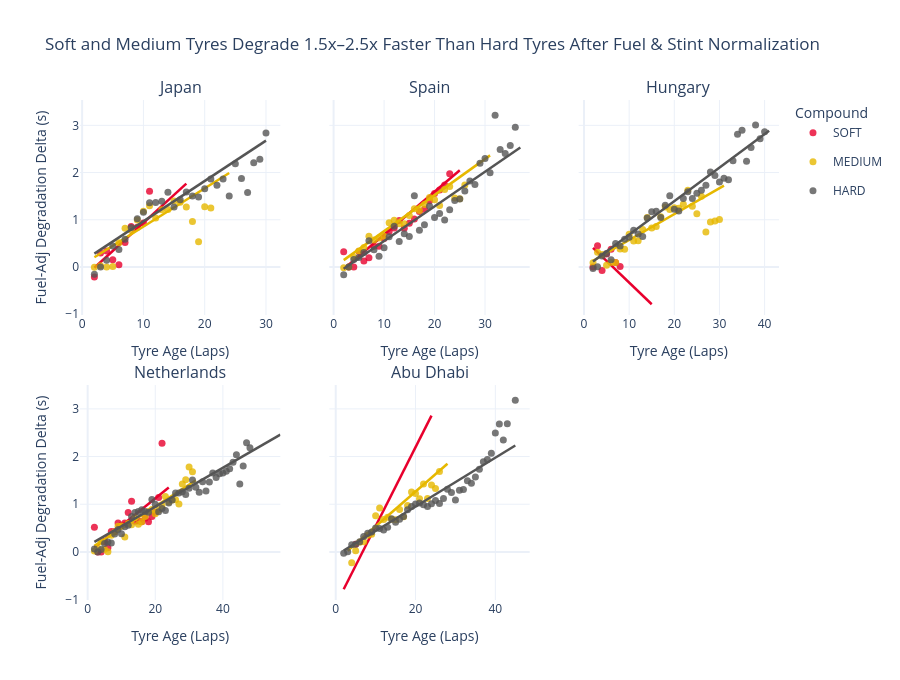

Notebook code for this chart:
### Code cell
# Bin by (Circuit, Compound, TyreLife) to plot empirical degradation curves + OLS lines
binned_deg = (
    clean_df.groupby(["Circuit", "Compound", "TyreLife"], as_index=False)
    .agg(
        MedianDelta=("StintDegradationDelta", "median"),
        MeanDelta=("StintDegradationDelta", "mean"),
        SampleCount=("StintDegradationDelta", "count"),
    )
)
binned_deg_plot = binned_deg[binned_deg["SampleCount"] >= 2].copy()

circuits_order = list(DEFAULT_RACES_2024.keys())
fig_deg = make_subplots(
    rows=2,
    cols=3,
    subplot_titles=circuits_order,
    shared_xaxes=False,
    shared_yaxes=True,
    vertical_spacing=0.14,
    horizontal_spacing=0.07,
)

for idx, circuit in enumerate(circuits_order):
    r = (idx // 3) + 1
    c = (idx % 3) + 1
    c_bin = binned_deg_plot[binned_deg_plot["Circuit"] == circuit]
    c_raw = clean_df[clean_df["Circuit"] == circuit]

    for comp in ["SOFT", "MEDIUM", "HARD"]:
        sub_bin = c_bin[c_bin["Compound"] == comp]
        sub_raw = c_raw[c_raw["Compound"] == comp]
        if sub_bin.empty:
            continue

        fig_deg.add_trace(
            go.Scatter(
                x=sub_bin["TyreLife"],
                y=sub_bin["MedianDelta"],
                mode="markers",
                name=comp,
                legendgroup=comp,
                showlegend=(idx == 0),
                marker=dict(color=COMPOUND_COLORS[comp], size=7, opacity=0.8),
                hovertemplate=(
                    f"<b>{circuit} - {comp}</b><br>"
                    "Tyre Life: %{x} laps<br>"
                    "Median Fuel-Adj Degradation: %{y:.2f} s<extra></extra>"
                ),
            ),
            row=r,
            col=c,
        )

        if len(sub_raw) >= 10 and sub_raw["TyreLife"].nunique() >= 3:
            x_vals = sub_raw["TyreLife"].to_numpy(dtype=float)
            y_vals = sub_raw["StintDegradationDelta"].to_numpy(dtype=float)
            slope, intercept = np.polyfit(x_vals, y_vals, 1)
            x_line = np.linspace(x_vals.min(), x_vals.max(), 30)
            y_line = slope * x_line + intercept
            fig_deg.add_trace(
                go.Scatter(
                    x=x_line,
                    y=y_line,
                    mode="lines",
                    name=f"{comp} trend",
                    legendgroup=comp,
                    showlegend=False,
                    line=dict(color=COMPOUND_COLORS[comp], width=2.5),
                    hoverinfo="skip",
                ),
                row=r,
                col=c,
            )

    fig_deg.update_xaxes(title_text="Tyre Age (Laps)", row=r, col=c)
    if c == 1:
        fig_deg.update_yaxes(title_text="Fuel-Adj Degradation Delta (s)", row=r, col=c)

fig_deg.update_layout(
    title_text="Soft and Medium Tyres Degrade 1.5x–2.5x Faster Than Hard Tyres After Fuel & Stint Normalization",
    template="plotly_white",
    height=680,
    legend_title_text="Compound",
)
fig_deg.show()

### Figure 1 — Plotly figure (JSON) as saved in the notebook; plotly's stock layout.template omitted (floating-point values rounded to 4 significant figures)
{"data": [{"hovertemplate": "<b>Japan - SOFT</b><br>Tyre Life: %{x} laps<br>Median Fuel-Adj Degradation: %{y:.2f} s<extra></extra>", "legendgroup": "SOFT", "marker": {"color": "#E8002D", "opacity": 0.8, "size": 7}, "mode": "markers", "name": "SOFT", "showlegend": true, "type": "scatter", "x": [2, 3, 4, 5, 6, 7, 8, 9, 10, 11], "xaxis": "x", "y": [-0.211, 0.2965, 0.3358, 0.1552, 0.04524, 0.518, 0.8576, 0.8398, 0.9322, 1.602], "yaxis": "y"}, {"hoverinfo": "skip", "legendgroup": "SOFT", "line": {"color": "#E8002D", "width": 2.5}, "mode": "lines", "name": "SOFT trend", "showlegend": false, "type": "scatter", "x": [2.0, 2.517, 3.034, 3.552, 4.069, 4.586, 5.103, 5.621, 6.138, 6.655, 7.172, 7.69, 8.207, 8.724, 9.241, 9.759, 10.28, 10.79, 11.31, 11.83, 12.34, 12.86, 13.38, 13.9, 14.41, 14.93, 15.45, 15.97, 16.48, 17.0], "xaxis": "x", "y": [-0.01641, 0.04499, 0.1064, 0.1678, 0.2292, 0.2906, 0.352, 0.4134, 0.4748, 0.5362, 0.5976, 0.659, 0.7204, 0.7818, 0.8432, 0.9046, 0.966, 1.027, 1.089, 1.15, 1.212, 1.273, 1.334, 1.396, 1.457, 1.519, 1.58, 1.641, 1.703, 1.764], "yaxis": "y"}, {"hovertemplate": "<b>Japan - MEDIUM</b><br>Tyre Life: %{x} laps<br>Median Fuel-Adj Degradation: %{y:.2f} s<extra></extra>", "legendgroup": "MEDIUM", "marker": {"color": "#E6B800", "opacity": 0.8, "size": 7}, "mode": "markers", "name": "MEDIUM", "showlegend": true, "type": "scatter", "x": [2, 3, 4, 5, 6, 7, 8, 9, 10, 11, 12, 13, 14, 15, 16, 17, 18, 19, 20, 21], "xaxis": "x", "y": [-0.00512, 0.02468, 0.0, 0.00798, 0.512, 0.8224, 0.7792, 0.9971, 1.182, 1.294, 1.039, 1.214, 1.22, 1.4, 1.371, 1.27, 0.9647, 0.5346, 1.274, 1.248], "yaxis": "y"}, {"hoverinfo": "skip", "legendgroup": "MEDIUM", "line": {"color": "#E6B800", "width": 2.5}, "mode": "lines", "name": "MEDIUM trend", "showlegend": false, "type": "scatter", "x": [2.0, 2.759, 3.517, 4.276, 5.034, 5.793, 6.552, 7.31, 8.069, 8.828, 9.586, 10.34, 11.1, 11.86, 12.62, 13.38, 14.14, 14.9, 15.66, 16.41, 17.17, 17.93, 18.69, 19.45, 20.21, 20.97, 21.72, 22.48, 23.24, 24.0], "xaxis": "x", "y": [0.2069, 0.2684, 0.3298, 0.3913, 0.4528, 0.5143, 0.5757, 0.6372, 0.6987, 0.7602, 0.8216, 0.8831, 0.9446, 1.006, 1.068, 1.129, 1.19, 1.252, 1.313, 1.375, 1.436, 1.498, 1.559, 1.621, 1.682, 1.744, 1.805, 1.867, 1.928, 1.99], "yaxis": "y"}, {"hovertemplate": "<b>Japan - HARD</b><br>Tyre Life: %{x} laps<br>Median Fuel-Adj Degradation: %{y:.2f} s<extra></extra>", "legendgroup": "HARD", "marker": {"color": "#555555", "opacity": 0.8, "size": 7}, "mode": "markers", "name": "HARD", "showlegend": true, "type": "scatter", "x": [2, 3, 4, 5, 6, 7, 8, 9, 10, 11, 12, 13, 14, 15, 16, 17, 18, 19, 20, 21, 22, 23, 24, 25, 26, 27, 28, 29, 30], "xaxis": "x", "y": [-0.152, 0.0, 0.1416, 0.4445, 0.3724, 0.5862, 0.8378, 1.024, 1.159, 1.359, 1.366, 1.391, 1.582, 1.272, 1.423, 1.587, 1.503, 1.481, 1.658, 1.861, 1.732, 1.865, 1.502, 2.184, 1.876, 1.577, 2.207, 2.281, 2.84], "yaxis": "y"}, {"hoverinfo": "skip", "legendgroup": "HARD", "line": {"color": "#555555", "width": 2.5}, "mode": "lines", "name": "HARD trend", "showlegend": false, "type": "scatter", "x": [2.0, 2.966, 3.931, 4.897, 5.862, 6.828, 7.793, 8.759, 9.724, 10.69, 11.66, 12.62, 13.59, 14.55, 15.52, 16.48, 17.45, 18.41, 19.38, 20.34, 21.31, 22.28, 23.24, 24.21, 25.17, 26.14, 27.1, 28.07, 29.03, 30.0], "xaxis": "x", "y": [0.2829, 0.3654, 0.4479, 0.5305, 0.613, 0.6955, 0.7781, 0.8606, 0.9431, 1.026, 1.108, 1.191, 1.273, 1.356, 1.438, 1.521, 1.603, 1.686, 1.768, 1.851, 1.933, 2.016, 2.099, 2.181, 2.264, 2.346, 2.429, 2.511, 2.594, 2.676], "yaxis": "y"}, {"hovertemplate": "<b>Spain - SOFT</b><br>Tyre Life: %{x} laps<br>Median Fuel-Adj Degradation: %{y:.2f} s<extra></extra>", "legendgroup": "SOFT", "marker": {"color": "#E8002D", "opacity": 0.8, "size": 7}, "mode": "markers", "name": "SOFT", "showlegend": false, "type": "scatter", "x": [2, 3, 4, 5, 6, 7, 8, 9, 10, 11, 12, 13, 14, 15, 16, 17, 18, 19, 20, 21, 22, 23], "xaxis": "x2", "y": [0.3246, 0.0, 0.0, 0.3303, 0.1269, 0.1962, 0.4416, 0.438, 0.6008, 0.7498, 0.8268, 0.9837, 0.8203, 0.9237, 1.017, 1.175, 1.221, 1.403, 1.558, 1.629, 1.734, 1.975], "yaxis": "y2"}, {"hoverinfo": "skip", "legendgroup": "SOFT", "line": {"color": "#E8002D", "width": 2.5}, "mode": "lines", "name": "SOFT trend", "showlegend": false, "type": "scatter", "x": [2.0, 2.793, 3.586, 4.379, 5.172, 5.966, 6.759, 7.552, 8.345, 9.138, 9.931, 10.72, 11.52, 12.31, 13.1, 13.9, 14.69, 15.48, 16.28, 17.07, 17.86, 18.66, 19.45, 20.24, 21.03, 21.83, 22.62, 23.41, 24.21, 25.0], "xaxis": "x2", "y": [-0.04418, 0.02802, 0.1002, 0.1724, 0.2446, 0.3168, 0.389, 0.4613, 0.5335, 0.6057, 0.6779, 0.7501, 0.8223, 0.8945, 0.9667, 1.039, 1.111, 1.183, 1.256, 1.328, 1.4, 1.472, 1.544, 1.617, 1.689, 1.761, 1.833, 1.905, 1.978, 2.05], "yaxis": "y2"}, {"hovertemplate": "<b>Spain - MEDIUM</b><br>Tyre Life: %{x} laps<br>Median Fuel-Adj Degradation: %{y:.2f} s<extra></extra>", "legendgroup": "MEDIUM", "marker": {"color": "#E6B800", "opacity": 0.8, "size": 7}, "mode": "markers", "name": "MEDIUM", "showlegend": false, "type": "scatter", "x": [2, 3, 4, 5, 6, 7, 8, 9, 10, 11, 12, 13, 14, 15, 16, 17, 18, 19, 20, 21, 22, 23, 24, 25, 26], "xaxis": "x2", "y": [-0.0177, 0.0, 0.2036, 0.3362, 0.4122, 0.6485, 0.5704, 0.616, 0.6494, 0.9372, 0.9918, 0.9157, 0.9172, 1.089, 1.234, 1.197, 1.325, 1.47, 1.424, 1.305, 1.643, 1.703, 1.461, 1.444, 1.734], "yaxis": "y2"}, {"hoverinfo": "skip", "legendgroup": "MEDIUM", "line": {"color": "#E6B800", "width": 2.5}, "mode": "lines", "name": "MEDIUM trend", "showlegend": false, "type": "scatter", "x": [2.0, 3.0, 4.0, 5.0, 6.0, 7.0, 8.0, 9.0, 10.0, 11.0, 12.0, 13.0, 14.0, 15.0, 16.0, 17.0, 18.0, 19.0, 20.0, 21.0, 22.0, 23.0, 24.0, 25.0, 26.0, 27.0, 28.0, 29.0, 30.0, 31.0], "xaxis": "x2", "y": [0.1452, 0.2217, 0.2982, 0.3748, 0.4513, 0.5278, 0.6043, 0.6808, 0.7573, 0.8338, 0.9103, 0.9868, 1.063, 1.14, 1.216, 1.293, 1.369, 1.446, 1.522, 1.599, 1.675, 1.752, 1.828, 1.905, 1.981, 2.058, 2.135, 2.211, 2.288, 2.364], "yaxis": "y2"}, {"hovertemplate": "<b>Spain - HARD</b><br>Tyre Life: %{x} laps<br>Median Fuel-Adj Degradation: %{y:.2f} s<extra></extra>", "legendgroup": "HARD", "marker": {"color": "#555555", "opacity": 0.8, "size": 7}, "mode": "markers", "name": "HARD", "showlegend": false, "type": "scatter", "x": [2, 3, 4, 5, 6, 7, 8, 9, 10, 11, 12, 13, 14, 15, 16, 17, 18, 19, 20, 21, 22, 23, 24, 25, 26, 27, 28, 29, 30, 31, 32, 33, 34, 35, 36], "xaxis": "x2", "y": [-0.1666, 0.0, 0.1558, 0.2022, 0.3065, 0.5564, 0.3625, 0.2253, 0.4072, 0.6424, 0.8604, 0.54, 0.7047, 0.644, 1.51, 0.7762, 0.8933, 1.291, 1.047, 1.134, 0.9943, 1.212, 1.407, 1.438, 1.612, 1.821, 1.748, 2.199, 2.3, 1.995, 3.216, 2.486, 2.405, 2.573, 2.958], "yaxis": "y2"}, {"hoverinfo": "skip", "legendgroup": "HARD", "line": {"color": "#555555", "width": 2.5}, "mode": "lines", "name": "HARD trend", "showlegend": false, "type": "scatter", "x": [2.0, 3.207, 4.414, 5.621, 6.828, 8.034, 9.241, 10.45, 11.66, 12.86, 14.07, 15.28, 16.48, 17.69, 18.9, 20.1, 21.31, 22.52, 23.72, 24.93, 26.14, 27.34, 28.55, 29.76, 30.97, 32.17, 33.38, 34.59, 35.79, 37.0], "xaxis": "x2", "y": [-0.03677, 0.05174, 0.1403, 0.2288, 0.3173, 0.4058, 0.4943, 0.5828, 0.6713, 0.7599, 0.8484, 0.9369, 1.025, 1.114, 1.202, 1.291, 1.379, 1.468, 1.556, 1.645, 1.734, 1.822, 1.911, 1.999, 2.088, 2.176, 2.265, 2.353, 2.442, 2.53], "yaxis": "y2"}, {"hovertemplate": "<b>Hungary - SOFT</b><br>Tyre Life: %{x} laps<br>Median Fuel-Adj Degradation: %{y:.2f} s<extra></extra>", "legendgroup": "SOFT", "marker": {"color": "#E8002D", "opacity": 0.8, "size": 7}, "mode": "markers", "name": "SOFT", "showlegend": false, "type": "scatter", "x": [2, 3, 4, 5, 6, 7, 8], "xaxis": "x3", "y": [-0.0028, 0.4494, -0.07668, 0.2737, 0.3745, 0.09416, 0.00746], "yaxis": "y3"}, {"hoverinfo": "skip", "legendgroup": "SOFT", "line": {"color": "#E8002D", "width": 2.5}, "mode": "lines", "name": "SOFT trend", "showlegend": false, "type": "scatter", "x": [2.0, 2.448, 2.897, 3.345, 3.793, 4.241, 4.69, 5.138, 5.586, 6.034, 6.483, 6.931, 7.379, 7.828, 8.276, 8.724, 9.172, 9.621, 10.07, 10.52, 10.97, 11.41, 11.86, 12.31, 12.76, 13.21, 13.66, 14.1, 14.55, 15.0], "xaxis": "x3", "y": [0.4028, 0.3616, 0.3205, 0.2794, 0.2383, 0.1972, 0.1561, 0.115, 0.07385, 0.03274, -0.008372, -0.04949, -0.0906, -0.1317, -0.1728, -0.2139, -0.2551, -0.2962, -0.3373, -0.3784, -0.4195, -0.4606, -0.5017, -0.5428, -0.584, -0.6251, -0.6662, -0.7073, -0.7484, -0.7895], "yaxis": "y3"}, {"hovertemplate": "<b>Hungary - MEDIUM</b><br>Tyre Life: %{x} laps<br>Median Fuel-Adj Degradation: %{y:.2f} s<extra></extra>", "legendgroup": "MEDIUM", "marker": {"color": "#E6B800", "opacity": 0.8, "size": 7}, "mode": "markers", "name": "MEDIUM", "showlegend": false, "type": "scatter", "x": [2, 3, 4, 5, 6, 7, 8, 9, 10, 11, 12, 13, 14, 15, 16, 17, 18, 19, 20, 21, 22, 23, 24, 25, 26, 27, 28, 29, 30], "xaxis": "x3", "y": [0.08836, 0.3141, 0.262, 0.03396, 0.0964, 0.0968, 0.3817, 0.3766, 0.6923, 0.5491, 0.5531, 0.7951, 1.05, 0.8252, 0.859, 1.062, 1.268, 1.218, 1.253, 1.242, 1.328, 1.623, 1.285, 1.126, 1.496, 0.7382, 0.951, 0.9734, 1.008], "yaxis": "y3"}, {"hoverinfo": "skip", "legendgroup": "MEDIUM", "line": {"color": "#E6B800", "width": 2.5}, "mode": "lines", "name": "MEDIUM trend", "showlegend": false, "type": "scatter", "x": [2.0, 3.0, 4.0, 5.0, 6.0, 7.0, 8.0, 9.0, 10.0, 11.0, 12.0, 13.0, 14.0, 15.0, 16.0, 17.0, 18.0, 19.0, 20.0, 21.0, 22.0, 23.0, 24.0, 25.0, 26.0, 27.0, 28.0, 29.0, 30.0, 31.0], "xaxis": "x3", "y": [0.1314, 0.1864, 0.2413, 0.2962, 0.3511, 0.4061, 0.461, 0.5159, 0.5708, 0.6258, 0.6807, 0.7356, 0.7905, 0.8455, 0.9004, 0.9553, 1.01, 1.065, 1.12, 1.175, 1.23, 1.285, 1.34, 1.395, 1.45, 1.505, 1.559, 1.614, 1.669, 1.724], "yaxis": "y3"}, {"hovertemplate": "<b>Hungary - HARD</b><br>Tyre Life: %{x} laps<br>Median Fuel-Adj Degradation: %{y:.2f} s<extra></extra>", "legendgroup": "HARD", "marker": {"color": "#555555", "opacity": 0.8, "size": 7}, "mode": "markers", "name": "HARD", "showlegend": false, "type": "scatter", "x": [2, 3, 4, 5, 6, 7, 8, 9, 10, 11, 12, 13, 14, 15, 16, 17, 18, 19, 20, 21, 22, 23, 24, 25, 26, 27, 28, 29, 30, 31, 32, 33, 34, 35, 36, 37, 38, 39, 40], "xaxis": "x3", "y": [-0.0344, 0.0059, 0.2334, 0.2868, 0.1554, 0.4979, 0.4447, 0.5864, 0.6316, 0.7794, 0.6995, 0.6448, 1.036, 1.169, 1.179, 1.049, 1.309, 1.507, 1.223, 1.184, 1.451, 1.591, 1.452, 1.56, 1.627, 1.733, 2.012, 1.939, 1.801, 1.879, 1.849, 2.252, 2.81, 2.895, 2.238, 2.53, 3.009, 2.715, 2.863], "yaxis": "y3"}, {"hoverinfo": "skip", "legendgroup": "HARD", "line": {"color": "#555555", "width": 2.5}, "mode": "lines", "name": "HARD trend", "showlegend": false, "type": "scatter", "x": [2.0, 3.345, 4.69, 6.034, 7.379, 8.724, 10.07, 11.41, 12.76, 14.1, 15.45, 16.79, 18.14, 19.48, 20.83, 22.17, 23.52, 24.86, 26.21, 27.55, 28.9, 30.24, 31.59, 32.93, 34.28, 35.62, 36.97, 38.31, 39.66, 41.0], "xaxis": "x3", "y": [0.1148, 0.2103, 0.3058, 0.4013, 0.4968, 0.5923, 0.6878, 0.7833, 0.8789, 0.9744, 1.07, 1.165, 1.261, 1.356, 1.452, 1.547, 1.643, 1.738, 1.834, 1.929, 2.025, 2.12, 2.216, 2.312, 2.407, 2.503, 2.598, 2.694, 2.789, 2.885], "yaxis": "y3"}, {"hovertemplate": "<b>Netherlands - SOFT</b><br>Tyre Life: %{x} laps<br>Median Fuel-Adj Degradation: %{y:.2f} s<extra></extra>", "legendgroup": "SOFT", "marker": {"color": "#E8002D", "opacity": 0.8, "size": 7}, "mode": "markers", "name": "SOFT", "showlegend": false, "type": "scatter", "x": [2, 3, 4, 5, 6, 7, 8, 9, 10, 11, 12, 13, 14, 15, 16, 17, 18, 19, 20, 21, 22], "xaxis": "x4", "y": [0.5161, 0.0, 0.0, 0.2192, 0.08782, 0.4266, 0.4297, 0.605, 0.5609, 0.6066, 0.8274, 1.062, 0.641, 0.6481, 0.6349, 0.7058, 0.6348, 0.7428, 0.8314, 1.14, 2.278], "yaxis": "y4"}, {"hoverinfo": "skip", "legendgroup": "SOFT", "line": {"color": "#E8002D", "width": 2.5}, "mode": "lines", "name": "SOFT trend", "showlegend": false, "type": "scatter", "x": [2.0, 2.759, 3.517, 4.276, 5.034, 5.793, 6.552, 7.31, 8.069, 8.828, 9.586, 10.34, 11.1, 11.86, 12.62, 13.38, 14.14, 14.9, 15.66, 16.41, 17.17, 17.93, 18.69, 19.45, 20.21, 20.97, 21.72, 22.48, 23.24, 24.0], "xaxis": "x4", "y": [0.09277, 0.1361, 0.1794, 0.2228, 0.2661, 0.3095, 0.3528, 0.3961, 0.4395, 0.4828, 0.5262, 0.5695, 0.6128, 0.6562, 0.6995, 0.7429, 0.7862, 0.8295, 0.8729, 0.9162, 0.9595, 1.003, 1.046, 1.09, 1.133, 1.176, 1.22, 1.263, 1.306, 1.35], "yaxis": "y4"}, {"hovertemplate": "<b>Netherlands - MEDIUM</b><br>Tyre Life: %{x} laps<br>Median Fuel-Adj Degradation: %{y:.2f} s<extra></extra>", "legendgroup": "MEDIUM", "marker": {"color": "#E6B800", "opacity": 0.8, "size": 7}, "mode": "markers", "name": "MEDIUM", "showlegend": false, "type": "scatter", "x": [2, 3, 4, 5, 6, 7, 8, 9, 10, 11, 12, 13, 14, 15, 16, 17, 18, 19, 20, 21, 22, 23, 24, 25, 26, 27, 28, 29, 30, 31], "xaxis": "x4", "y": [0.01792, 0.08228, 0.2109, 0.0535, 0.0013, 0.3476, 0.42, 0.5404, 0.5445, 0.3146, 0.5936, 0.5688, 0.7186, 0.5806, 0.6344, 0.7442, 0.8462, 0.887, 0.803, 0.878, 0.9762, 1.163, 1.048, 1.087, 1.094, 1.005, 1.424, 1.514, 1.784, 1.679], "yaxis": "y4"}, {"hoverinfo": "skip", "legendgroup": "MEDIUM", "line": {"color": "#E6B800", "width": 2.5}, "mode": "lines", "name": "MEDIUM trend", "showlegend": false, "type": "scatter", "x": [2.0, 3.034, 4.069, 5.103, 6.138, 7.172, 8.207, 9.241, 10.28, 11.31, 12.34, 13.38, 14.41, 15.45, 16.48, 17.52, 18.55, 19.59, 20.62, 21.66, 22.69, 23.72, 24.76, 25.79, 26.83, 27.86, 28.9, 29.93, 30.97, 32.0], "xaxis": "x4", "y": [0.1265, 0.174, 0.2215, 0.269, 0.3165, 0.364, 0.4115, 0.459, 0.5065, 0.554, 0.6015, 0.649, 0.6966, 0.7441, 0.7916, 0.8391, 0.8866, 0.9341, 0.9816, 1.029, 1.077, 1.124, 1.172, 1.219, 1.267, 1.314, 1.362, 1.409, 1.457, 1.504], "yaxis": "y4"}, {"hovertemplate": "<b>Netherlands - HARD</b><br>Tyre Life: %{x} laps<br>Median Fuel-Adj Degradation: %{y:.2f} s<extra></extra>", "legendgroup": "HARD", "marker": {"color": "#555555", "opacity": 0.8, "size": 7}, "mode": "markers", "name": "HARD", "showlegend": false, "type": "scatter", "x": [2, 3, 4, 5, 6, 7, 8, 9, 10, 11, 12, 13, 14, 15, 16, 17, 18, 19, 20, 21, 22, 23, 24, 25, 26, 27, 28, 29, 30, 31, 32, 33, 34, 35, 36, 37, 38, 39, 40, 41, 42, 43, 44, 45, 46, 47, 48], "xaxis": "x4", "y": [0.0629, 0.00034, 0.0518, 0.1743, 0.2058, 0.1888, 0.3768, 0.4715, 0.381, 0.5291, 0.5574, 0.7432, 0.8248, 0.8456, 0.8848, 0.8487, 0.8312, 1.099, 0.9984, 0.8422, 0.9103, 0.8694, 1.027, 1.088, 1.234, 1.237, 1.261, 1.202, 1.335, 1.507, 1.356, 1.252, 1.474, 1.277, 1.465, 1.656, 1.563, 1.64, 1.653, 1.691, 1.744, 1.88, 2.039, 1.422, 1.801, 2.288, 2.182], "yaxis": "y4"}, {"hoverinfo": "skip", "legendgroup": "HARD", "line": {"color": "#555555", "width": 2.5}, "mode": "lines", "name": "HARD trend", "showlegend": false, "type": "scatter", "x": [2.0, 3.897, 5.793, 7.69, 9.586, 11.48, 13.38, 15.28, 17.17, 19.07, 20.97, 22.86, 24.76, 26.66, 28.55, 30.45, 32.34, 34.24, 36.14, 38.03, 39.93, 41.83, 43.72, 45.62, 47.52, 49.41, 51.31, 53.21, 55.1, 57.0], "xaxis": "x4", "y": [0.2092, 0.2869, 0.3645, 0.4422, 0.5199, 0.5975, 0.6752, 0.7528, 0.8305, 0.9082, 0.9858, 1.063, 1.141, 1.219, 1.296, 1.374, 1.452, 1.529, 1.607, 1.685, 1.762, 1.84, 1.918, 1.995, 2.073, 2.151, 2.228, 2.306, 2.384, 2.461], "yaxis": "y4"}, {"hovertemplate": "<b>Abu Dhabi - SOFT</b><br>Tyre Life: %{x} laps<br>Median Fuel-Adj Degradation: %{y:.2f} s<extra></extra>", "legendgroup": "SOFT", "marker": {"color": "#E8002D", "opacity": 0.8, "size": 7}, "mode": "markers", "name": "SOFT", "showlegend": false, "type": "scatter", "x": [5], "xaxis": "x5", "y": [0.1628], "yaxis": "y5"}, {"hoverinfo": "skip", "legendgroup": "SOFT", "line": {"color": "#E8002D", "width": 2.5}, "mode": "lines", "name": "SOFT trend", "showlegend": false, "type": "scatter", "x": [2.0, 2.759, 3.517, 4.276, 5.034, 5.793, 6.552, 7.31, 8.069, 8.828, 9.586, 10.34, 11.1, 11.86, 12.62, 13.38, 14.14, 14.9, 15.66, 16.41, 17.17, 17.93, 18.69, 19.45, 20.21, 20.97, 21.72, 22.48, 23.24, 24.0], "xaxis": "x5", "y": [-0.7833, -0.6577, -0.5321, -0.4065, -0.2809, -0.1554, -0.02977, 0.09581, 0.2214, 0.347, 0.4726, 0.5982, 0.7238, 0.8493, 0.9749, 1.101, 1.226, 1.352, 1.477, 1.603, 1.728, 1.854, 1.98, 2.105, 2.231, 2.356, 2.482, 2.608, 2.733, 2.859], "yaxis": "y5"}, {"hovertemplate": "<b>Abu Dhabi - MEDIUM</b><br>Tyre Life: %{x} laps<br>Median Fuel-Adj Degradation: %{y:.2f} s<extra></extra>", "legendgroup": "MEDIUM", "marker": {"color": "#E6B800", "opacity": 0.8, "size": 7}, "mode": "markers", "name": "MEDIUM", "showlegend": false, "type": "scatter", "x": [4, 5, 6, 7, 8, 9, 10, 11, 12, 13, 14, 15, 16, 17, 18, 19, 20, 21, 22, 23, 24, 25, 26], "xaxis": "x5", "y": [-0.2287, 0.02643, 0.2005, 0.2116, 0.3518, 0.3699, 0.7603, 0.9184, 0.6809, 0.7259, 0.6867, 0.6736, 0.891, 0.7399, 0.9724, 1.256, 1.227, 1.117, 1.426, 1.122, 1.405, 1.331, 1.688], "yaxis": "y5"}, {"hoverinfo": "skip", "legendgroup": "MEDIUM", "line": {"color": "#E6B800", "width": 2.5}, "mode": "lines", "name": "MEDIUM trend", "showlegend": false, "type": "scatter", "x": [3.0, 3.862, 4.724, 5.586, 6.448, 7.31, 8.172, 9.034, 9.897, 10.76, 11.62, 12.48, 13.34, 14.21, 15.07, 15.93, 16.79, 17.66, 18.52, 19.38, 20.24, 21.1, 21.97, 22.83, 23.69, 24.55, 25.41, 26.28, 27.14, 28.0], "xaxis": "x5", "y": [0.02408, 0.087, 0.1499, 0.2128, 0.2758, 0.3387, 0.4016, 0.4645, 0.5275, 0.5904, 0.6533, 0.7162, 0.7791, 0.8421, 0.905, 0.9679, 1.031, 1.094, 1.157, 1.22, 1.283, 1.345, 1.408, 1.471, 1.534, 1.597, 1.66, 1.723, 1.786, 1.849], "yaxis": "y5"}, {"hovertemplate": "<b>Abu Dhabi - HARD</b><br>Tyre Life: %{x} laps<br>Median Fuel-Adj Degradation: %{y:.2f} s<extra></extra>", "legendgroup": "HARD", "marker": {"color": "#555555", "opacity": 0.8, "size": 7}, "mode": "markers", "name": "HARD", "showlegend": false, "type": "scatter", "x": [2, 3, 4, 5, 6, 7, 8, 9, 10, 11, 12, 13, 14, 15, 16, 17, 18, 19, 20, 21, 22, 23, 24, 25, 26, 27, 28, 29, 30, 31, 32, 33, 34, 35, 36, 37, 38, 39, 40, 41, 42, 43, 45], "xaxis": "x5", "y": [-0.0286, 0.0057, 0.1521, 0.1606, 0.2145, 0.3234, 0.3899, 0.4184, 0.5016, 0.4922, 0.4575, 0.5158, 0.6941, 0.6235, 0.6853, 0.7452, 0.8868, 0.9509, 1.007, 1.026, 0.9867, 0.9516, 1.011, 1.076, 1.014, 1.121, 1.312, 1.247, 1.088, 1.295, 1.31, 1.492, 1.442, 1.569, 1.733, 1.892, 1.937, 2.071, 2.492, 2.686, 2.346, 2.689, 3.184], "yaxis": "y5"}, {"hoverinfo": "skip", "legendgroup": "HARD", "line": {"color": "#555555", "width": 2.5}, "mode": "lines", "name": "HARD trend", "showlegend": false, "type": "scatter", "x": [2.0, 3.483, 4.966, 6.448, 7.931, 9.414, 10.9, 12.38, 13.86, 15.34, 16.83, 18.31, 19.79, 21.28, 22.76, 24.24, 25.72, 27.21, 28.69, 30.17, 31.66, 33.14, 34.62, 36.1, 37.59, 39.07, 40.55, 42.03, 43.52, 45.0], "xaxis": "x5", "y": [0.02929, 0.1052, 0.1812, 0.2571, 0.3331, 0.409, 0.485, 0.5609, 0.6369, 0.7128, 0.7888, 0.8647, 0.9407, 1.017, 1.093, 1.169, 1.244, 1.32, 1.396, 1.472, 1.548, 1.624, 1.7, 1.776, 1.852, 1.928, 2.004, 2.08, 2.156, 2.232], "yaxis": "y5"}], "layout": {"annotations": [{"font": {"size": 16}, "showarrow": false, "text": "Japan", "x": 0.1433, "xanchor": "center", "xref": "paper", "y": 1.0, "yanchor": "bottom", "yref": "paper"}, {"font": {"size": 16}, "showarrow": false, "text": "Spain", "x": 0.5, "xanchor": "center", "xref": "paper", "y": 1.0, "yanchor": "bottom", "yref": "paper"}, {"font": {"size": 16}, "showarrow": false, "text": "Hungary", "x": 0.8567, "xanchor": "center", "xref": "paper", "y": 1.0, "yanchor": "bottom", "yref": "paper"}, {"font": {"size": 16}, "showarrow": false, "text": "Netherlands", "x": 0.1433, "xanchor": "center", "xref": "paper", "y": 0.43, "yanchor": "bottom", "yref": "paper"}, {"font": {"size": 16}, "showarrow": false, "text": "Abu Dhabi", "x": 0.5, "xanchor": "center", "xref": "paper", "y": 0.43, "yanchor": "bottom", "yref": "paper"}], "height": 680, "legend": {"title": {"text": "Compound"}}, "title": {"text": "Soft and Medium Tyres Degrade 1.5x–2.5x Faster Than Hard Tyres After Fuel & Stint Normalization"}, "xaxis": {"anchor": "y", "domain": [0.0, 0.2867], "title": {"text": "Tyre Age (Laps)"}}, "xaxis2": {"anchor": "y2", "domain": [0.3567, 0.6433], "title": {"text": "Tyre Age (Laps)"}}, "xaxis3": {"anchor": "y3", "domain": [0.7133, 1.0], "title": {"text": "Tyre Age (Laps)"}}, "xaxis4": {"anchor": "y4", "domain": [0.0, 0.2867], "title": {"text": "Tyre Age (Laps)"}}, "xaxis5": {"anchor": "y5", "domain": [0.3567, 0.6433], "title": {"text": "Tyre Age (Laps)"}}, "xaxis6": {"anchor": "y6", "domain": [0.7133, 1.0]}, "yaxis": {"anchor": "x", "domain": [0.57, 1.0], "title": {"text": "Fuel-Adj Degradation Delta (s)"}}, "yaxis2": {"anchor": "x2", "domain": [0.57, 1.0], "matches": "y", "showticklabels": false}, "yaxis3": {"anchor": "x3", "domain": [0.57, 1.0], "matches": "y", "showticklabels": false}, "yaxis4": {"anchor": "x4", "domain": [0.0, 0.43], "title": {"text": "Fuel-Adj Degradation Delta (s)"}}, "yaxis5": {"anchor": "x5", "domain": [0.0, 0.43], "matches": "y4", "showticklabels": false}, "yaxis6": {"anchor": "x6", "domain": [0.0, 0.43], "matches": "y4", "showticklabels": false}}}
